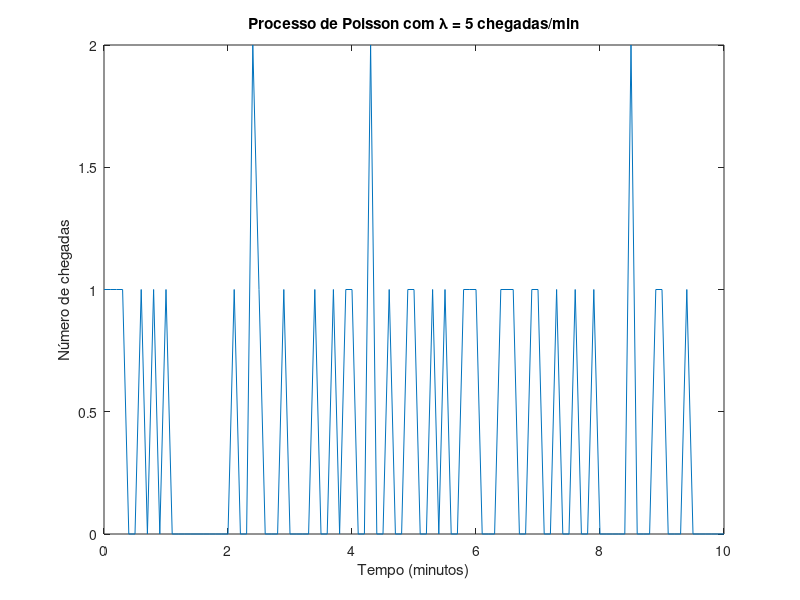

Write the MATLAB code that produced this figure.
lambda = 5; % Taxa de chegadas por minuto
T = 10; % Tempo total em minutos
t_interval = 0:0.1:T; % Intervalo de tempo de 0 a 10 minutos com incremento de 0.1 minuto

function s = poissonarrivals(lambda, T)
    
    pkg load statistics % Carregar o pacote de estatísticas
    
    n = ceil(1.1 * lambda * T);
    s = cumsum(exprnd(1/lambda, 1, n));
    
    while (s(end) < T)
        s_new = s(end) + cumsum(exprnd(1/lambda, 1, n));
        s = [s, s_new];
    end
    
    s = s(s <= T);
end

function N = poissonprocess(lambda, t)
    % N(i) = número de chegadas até o tempo t(i)
    s = poissonarrivals(lambda, max(t));
    N = histc(s, t);
end

N = poissonprocess(lambda, t_interval);

plot(t_interval, N);
xlabel('Tempo (minutos)');
ylabel('Número de chegadas');
title('Processo de Poisson com \lambda = 5 chegadas/min');
